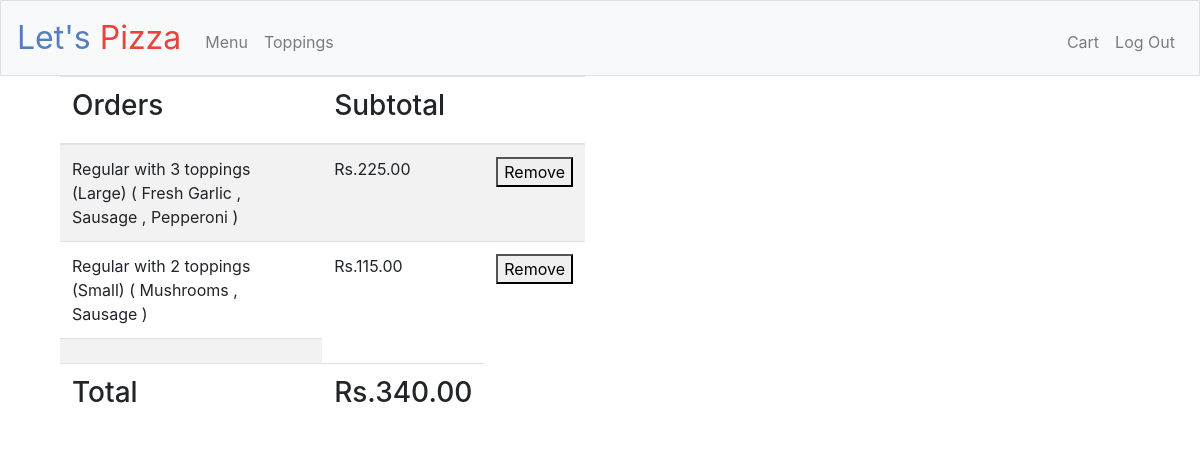
The page /cart/ (signed in) on the database its author committed.
### orders/models.py (models this page shows)
class Order(models.Model):
    user = models.ForeignKey(User,on_delete=models.CASCADE)
    order = models.ManyToManyField(Pizza, blank= True, null=True)
    name = models.CharField(max_length=128,default=0)
    toppings = models.ManyToManyField(Topping, blank= True, null=True)
    subtotal = models.DecimalField(default = 0.00, max_digits= 12, decimal_places=2)
    objects  = OrderManager()
    def __str__(self):
        return f"{self.name}"

### orders/views.py (the view)
# urls.py: path('cart/', views.get_cart),
@login_required(login_url='login/')
def get_cart(request):
    orders = Order.objects.filter(user = request.user)
    total = 0
    pizza = []
    for order in orders:
        total += order.subtotal
    context = {
        'total' : total,
        'orders' : orders,
        'pizza' : pizza,
    }
    return render(request, "cart_home.html", context)

### orders/templates/cart_home.html (shortened to what this page needs)
<!doctype html>
  <html lang="en">
  <head>
    <link rel="stylesheet" href="https://stackpath.bootstrapcdn.com/bootstrap/4.1.1/css/bootstrap.min.css">
        <link href="https://maxcdn.bootstrapcdn.com/bootstrap/4.0.0-beta.2/css/bootstrap.min.css" rel="stylesheet"/>
        <link href="/static/styles.css" rel="stylesheet"/>
    <link rel="stylesheet" href="https://stackpath.bootstrapcdn.com/bootstrap/4.1.1/css/bootstrap.min.css">
  </head>
  <body>
    <nav class="navbar navbar-expand-md navbar-light bg-light border">
            <a class="navbar-brand" href="/"><span class="blue">Let's</span> <span class="red">Pizza</span></a>
            <div class="collapse navbar-collapse" id="navbar">
                    <ul class="navbar-nav mr-auto mt-2">
                        <li class="nav-item"><a class="nav-link" href="/menu">Menu</a></li>
                        <li class="nav-item"><a class="nav-link" href="/toppings">Toppings</a></li>
                    </ul>
                    <ul class="navbar-nav ml-auto mt-2">
                        <li class="nav-item"><a class="nav-link" href="/cart">Cart</a></li>
                        <li class="nav-item"><a class="nav-link" href="/logout">Log Out</a></li>
                    </ul>
            </div>
        </nav>
  <div class='container'>
    <div class = 'row'>
      <div class = 'col'>
        <div class = 'col-sm-6 col-12'>
          <table class="table table-striped">
        <thead>
            <tr>
                <th><h3>Orders</h3></th>
                <th></th>
                <th><h3>Subtotal</h3></th>
                <th></th>
            </tr>
        </thead>
        <tbody>
            {% for item in orders %}
                <tr>
                    <td>{{ item }}</td>
                    <td></td>
                    <td>Rs.{{ item.subtotal }}</td>
                    <td><a href="http://127.0.0.1:8000/cart_remove/{{item.id}}" name="product_id" value='{{item.id}}'><button>Remove</button></a></td>
                </tr>
            {% endfor %}
                <tr>
                    <td></td>
                    <td></td>
                </tr>
        </tbody>
        <tfoot>
            <tr>
                <td><h3>Total</h3></td>
                <td></td>
                <td><h3>Rs.{{total}}</h3></td>
            </tr>
        </tfoot>
    </table>
      </div>
      </div>
    </div>
  </div>
  </body>
</html>

### orders/static/styles.css (style rules this page uses)
nav .navbar-brand { font-size: xx-large; }
nav .navbar-brand .blue { color: #537fbe; }
nav .navbar-brand .red { color: #ea433b; }

### rows shown on the page
Order: name "Regular with 3 toppings (Large) ( Fresh Garlic , Sausage , Pepperoni )", subtotal "225.00", {{ item.id }} 7 (drawn)
Order: name "Regular with 2 toppings (Small) ( Mushrooms , Sausage )", subtotal "115.00", {{ item.id }} 9 (drawn)

### other values the page prints
{{ total }} "340.00"
